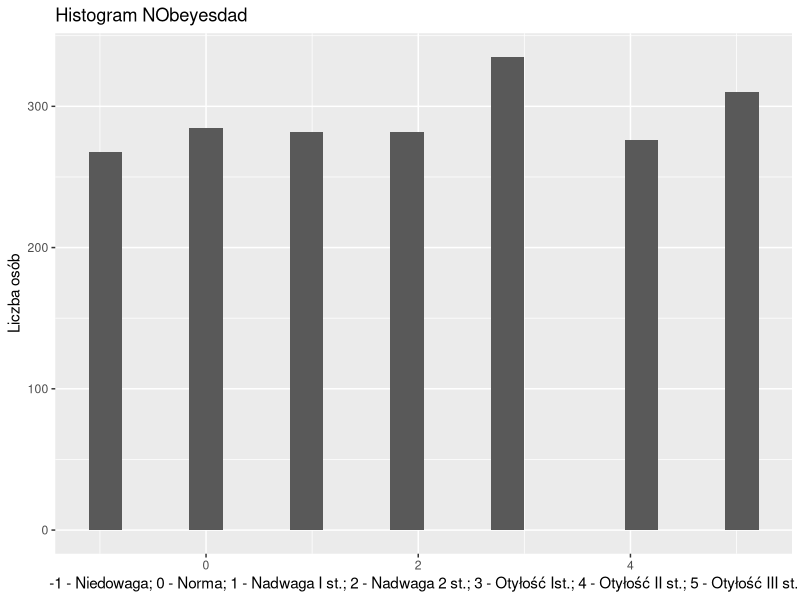
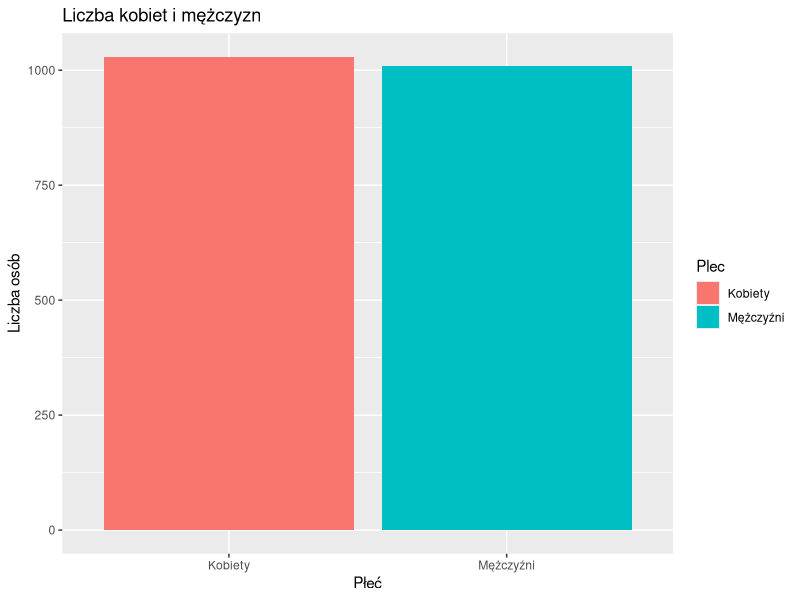
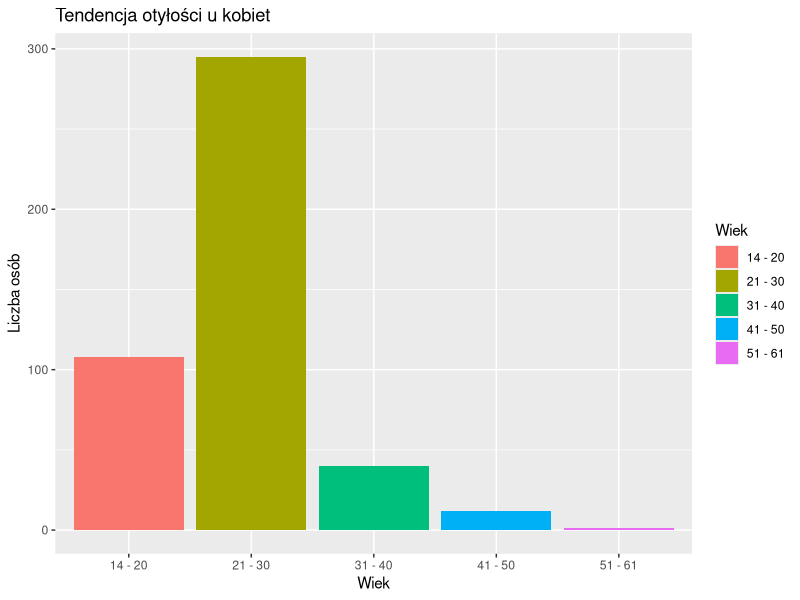
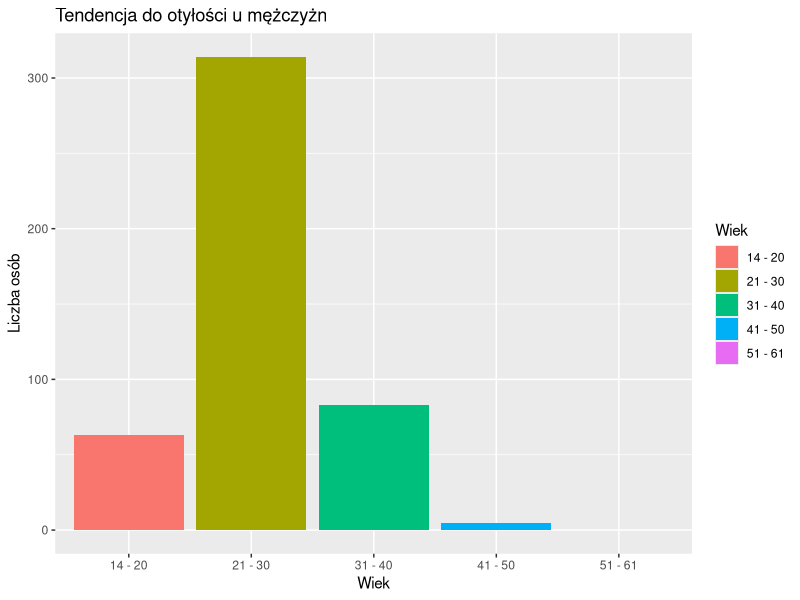
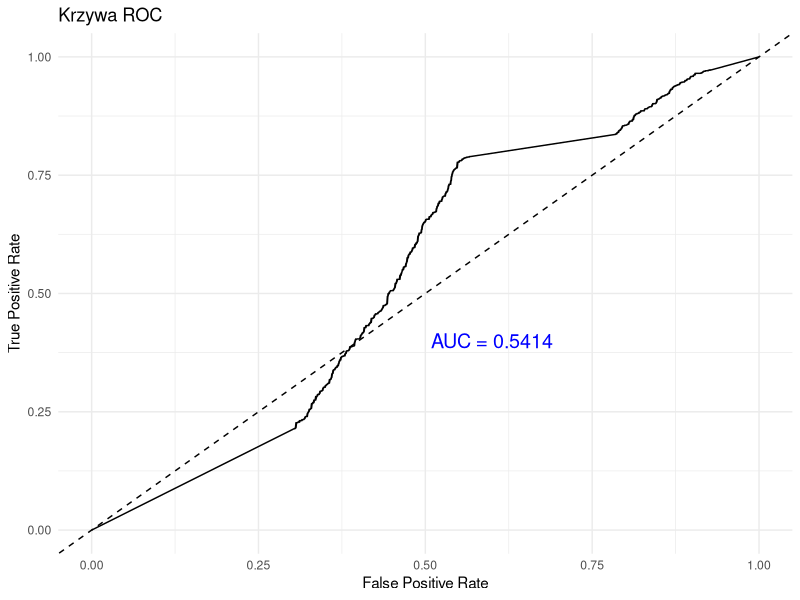
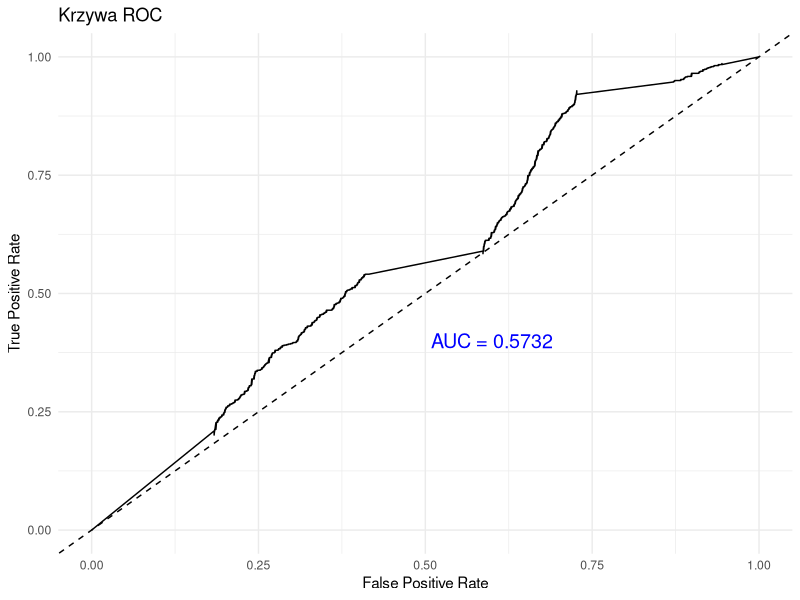

Here is the R script that generated these plots, in order:
## ---- chunk 1
knitr::opts_chunk$set(echo = FALSE)
## ---- chunk 2
library("readxl")
library("ggplot2")
library(dplyr)
library(pROC)
## ---- chunk 3
#Wczytanie danych

dane <- read_excel("Obesity.xlsx")
head(dane)
## ---- chunk 4
dane <- dane %>% mutate(CAEC = recode(CAEC, 
                                      "no" = 1,
                                      "Sometimes" = 2,
                                      "Frequently" = 3,
                                      "Always" = 4,
                                      .default = NA_real_),
                        CALC = recode(CALC, 
                                      "no" = 1,
                                      "Sometimes" = 2,
                                      "Frequently" = 3,
                                      "Always" = 4,
                                      .default = NA_real_),
                        NObeyesdad = recode(NObeyesdad, 
                                      "Insufficient_Weight" = -1,
                                      "Normal_Weight" = 0,
                                      "Overweight_Level_I" = 1,
                                      "Overweight_Level_II" = 2,
                                      "Obesity_Type_I" = 3,
                                      "Obesity_Type_II" = 4,
                                      "Obesity_Type_III" = 5)) 
dane <- dane %>% mutate(FAVC = recode(FAVC, 
                                      "no" = 0,
                                      "yes" = 1),
                        SMOKE = recode(SMOKE, 
                                      "no" = 0,
                                      "yes" = 1),
                        SCC = recode(SCC, 
                                      "no" = 0,
                                      "yes" = 1),
                        family_history_with_overweight = recode                   (family_history_with_overweight, 
                                      "no" = 0,
                                      "yes" = 1))

head(dane)
## ---- chunk 5
dane[!complete.cases(dane),]
## ---- chunk 6
dane <- na.omit(dane)
dim(dane)
## ---- chunk 7
ggplot(dane, aes(x=dane$NObeyesdad)) + 
  geom_histogram(bins = 20)+
  ggtitle("Histogram NObeyesdad") +
  xlab("-1 - Niedowaga; 0 - Norma; 1 - Nadwaga I st.; 2 - Nadwaga 2 st.; 3 - Otyłość Ist.; 4 - Otyłość II st.; 5 - Otyłość III st.") +
  ylab("Liczba osób")


## ---- chunk 8
dane_kobiety <- dane %>% filter(Gender == "Female")
dane_mezczyzni <- dane %>% filter(Gender == "Male")
ilosc_k <- nrow(dane_kobiety)
ilosc_m <- nrow(dane_mezczyzni)

data <- data.frame(
  Plec = c("Kobiety", "Mężczyźni"),
  Liczba = c(ilosc_m, ilosc_k)
)

ggplot(data, aes(x = Plec, y = Liczba, fill = Plec)) +
  geom_bar(stat = "identity") +
  ggtitle("Liczba kobiet i mężczyzn") +
  xlab("Płeć") +
  ylab("Liczba osób")


## ---- chunk 9
norma_kobiety <- dane_kobiety %>% filter(NObeyesdad == 0| 
                                        NObeyesdad == 1| 
                                        NObeyesdad ==2)

obesity_kobiety <- dane_kobiety %>% filter(NObeyesdad == 3| 
                                   NObeyesdad == 4| 
                                   NObeyesdad ==5)

norma_mezczyzni <- dane_mezczyzni %>% filter(NObeyesdad == 0| 
                                        NObeyesdad == 1| 
                                        NObeyesdad ==2)

obesity_mezczyzni <- dane_mezczyzni %>% filter(NObeyesdad == 3| 
                                   NObeyesdad == 4| 
                                   NObeyesdad ==5)
## ---- chunk 10
obesity_kobiety14_20 <- obesity_kobiety %>% filter(Age>= 14, Age<21)
obesity_kobiety21_30 <- obesity_kobiety %>% filter(Age>= 21, Age<31)
obesity_kobiety31_40 <- obesity_kobiety %>% filter(Age>= 31, Age<41)
obesity_kobiety41_50 <- obesity_kobiety %>% filter(Age>= 41, Age<51)
obesity_kobiety51_61 <- obesity_kobiety %>% filter(Age>= 51, Age<=61)

data <- data.frame(
  Wiek = c("14 - 20", "21 - 30", "31 - 40", "41 - 50", "51 - 61"),
  Liczba = c(nrow(obesity_kobiety14_20),
             nrow(obesity_kobiety21_30),
             nrow(obesity_kobiety31_40),
             nrow(obesity_kobiety41_50),
             nrow(obesity_kobiety51_61))
)

ggplot(data, aes(x = Wiek, y = Liczba, fill = Wiek)) +
  geom_bar(stat = "identity") +
  ggtitle("Tendencja otyłości u kobiet") +
  xlab("Wiek") +
  ylab("Liczba osób")
## ---- chunk 11
obesity_m14_20 <- obesity_mezczyzni %>% filter(Age>= 14, Age<21)
obesity_m21_30 <- obesity_mezczyzni %>% filter(Age>= 21, Age<31)
obesity_m31_40 <- obesity_mezczyzni %>% filter(Age>= 31, Age<41)
obesity_m41_50 <- obesity_mezczyzni %>% filter(Age>= 41, Age<51)
obesity_m51_61 <- obesity_mezczyzni %>% filter(Age>= 51, Age<=61)

data <- data.frame(
  Wiek = c("14 - 20", "21 - 30", "31 - 40", "41 - 50", "51 - 61"),
  Liczba = c(nrow(obesity_m14_20),
             nrow(obesity_m21_30),
             nrow(obesity_m31_40),
             nrow(obesity_m41_50),
             nrow(obesity_m51_61))
)

ggplot(data, aes(x = Wiek, y = Liczba, fill = Wiek)) +
  geom_bar(stat = "identity") +
  ggtitle("Tendencja do otyłości u mężczyżn") +
  xlab("Wiek") +
  ylab("Liczba osób")
## ---- chunk 12
Plec <- dane$Gender
Wiek <- dane$Age
Wzrost <- dane$Height
Waga <- dane$Weight
historia_rodziny <- dane$family_history_with_overweight
dużo_kalorii <- dane$FAVC
warzywa <- dane$FCVC
dania_glowne <- dane$NCP
posilki <- dane$CAEC
palenie <- dane$SMOKE
woda <- dane$CH2O
liczenie_kalorii <- dane$SCC
aktywnosc_fizyczna <- dane$FAF
tech_urządzenia <- dane$TUE
alkohol <- dane$CALC
transport <- dane$MTRANS
stan_ciala <- dane$NObeyesdad

data2 <- data.frame(stan_ciala, historia_rodziny,dużo_kalorii, warzywa, dania_glowne, posilki, palenie, woda, liczenie_kalorii, aktywnosc_fizyczna, tech_urządzenia, alkohol)

model <- lm(stan_ciala ~ historia_rodziny + dużo_kalorii + warzywa + dania_glowne + posilki +palenie +woda + liczenie_kalorii + aktywnosc_fizyczna + tech_urządzenia + alkohol, data=data2)
model_info <- summary(model)
print(model_info)

## ---- chunk 13

odchylenie_standardowe <- sd(norma_kobiety$FCVC)
summary_stats <- summary(norma_kobiety$FCVC)
summary_stats
odchylenie_standardowe

odchylenie_standardowe <- sd(obesity_kobiety$FCVC)
summary_stats <- summary(obesity_kobiety$FCVC)
summary_stats
odchylenie_standardowe
## ---- chunk 14

odchylenie_standardowe <- sd(norma_mezczyzni$FCVC)
summary_stats <- summary(norma_mezczyzni$FCVC)
summary_stats
odchylenie_standardowe

odchylenie_standardowe <- sd(obesity_mezczyzni$FCVC)
summary_stats <- summary(obesity_mezczyzni$FCVC)
summary_stats
odchylenie_standardowe
## ---- chunk 15
ob_kob_fam <- obesity_kobiety %>% filter(family_history_with_overweight == 1)
norma_kob_fam <- norma_kobiety %>% filter(family_history_with_overweight == 1)

nrow(ob_kob_fam)/nrow(obesity_kobiety)

nrow(norma_kob_fam)/nrow(norma_kobiety)
## ---- chunk 16
ob_m_fam <- obesity_mezczyzni %>% filter(family_history_with_overweight == 1)
norma_m_fam <- norma_mezczyzni %>% filter(family_history_with_overweight == 1)

nrow(ob_m_fam)/nrow(obesity_mezczyzni)

nrow(norma_m_fam)/nrow(norma_mezczyzni)
## ---- chunk 17
newdata <- dane %>% mutate(NObeyesdad = recode(NObeyesdad, 
                                      "-1" = 0,
                                      "0" = 0,
                                      "1" = 0,
                                      "2" = 0,
                                      "3" = 1,
                                      "4" = 1,
                                      "5" = 1))

model <- glm(newdata$NObeyesdad ~ newdata$TUE, data = newdata, family = binomial)
summary(model)
## ---- chunk 18
newdata$predicted_prob <- predict(model, newdata, type = "response")

roc_result <- roc(newdata$NObeyesdad, newdata$predicted_prob)

roc_data <- data.frame(
  TPR = roc_result$sensitivities, 
  FPR = 1 - roc_result$specificities, 
  Thresholds = roc_result$thresholds
)


auc_value <- auc(roc_result)
ggplot(roc_data, aes(x = FPR, y = TPR)) + 
  geom_line() + 
  geom_abline(linetype = "dashed") +
  annotate("text", x = 0.6, y = 0.4, label = paste("AUC =", format(auc_value, digits=4)), size = 5, color = "blue") +
  labs(title = "Krzywa ROC", x = "False Positive Rate", y = "True Positive Rate") +
  theme_minimal()
## ---- chunk 19
model <- glm(newdata$NObeyesdad ~ newdata$FAF, data = newdata, family = binomial)
summary(model)
## ---- chunk 20
newdata$predicted_prob <- predict(model, newdata, type = "response")

roc_result <- roc(newdata$NObeyesdad, newdata$predicted_prob)

roc_data <- data.frame(
  TPR = roc_result$sensitivities, 
  FPR = 1 - roc_result$specificities, 
  Thresholds = roc_result$thresholds
)


auc_value <- auc(roc_result)
ggplot(roc_data, aes(x = FPR, y = TPR)) + 
  geom_line() + 
  geom_abline(linetype = "dashed") +
  annotate("text", x = 0.6, y = 0.4, label = paste("AUC =", format(auc_value, digits=4)), size = 5, color = "blue") +
  labs(title = "Krzywa ROC", x = "False Positive Rate", y = "True Positive Rate") +
  theme_minimal()
